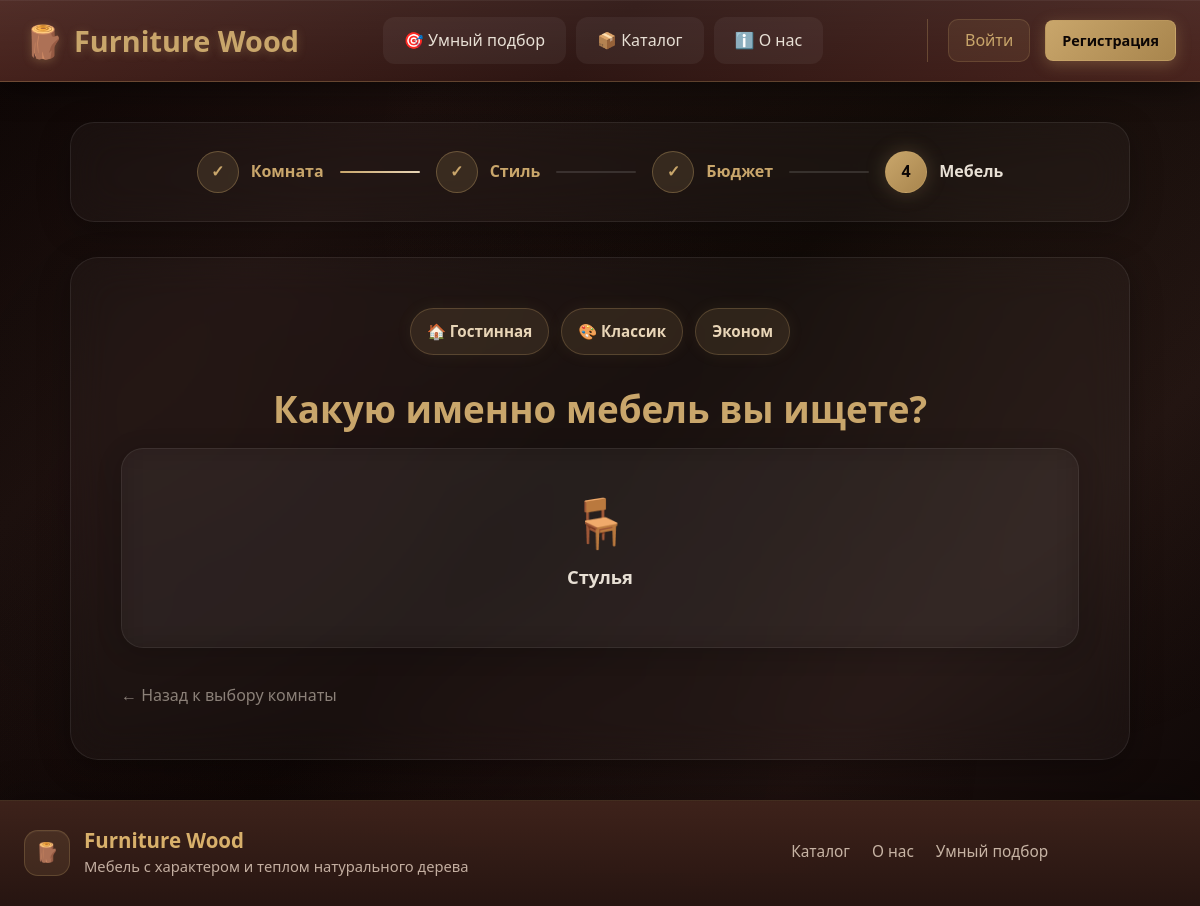
The app's page /catalog/smart/gostinnaya/klassik/economy/, older data.
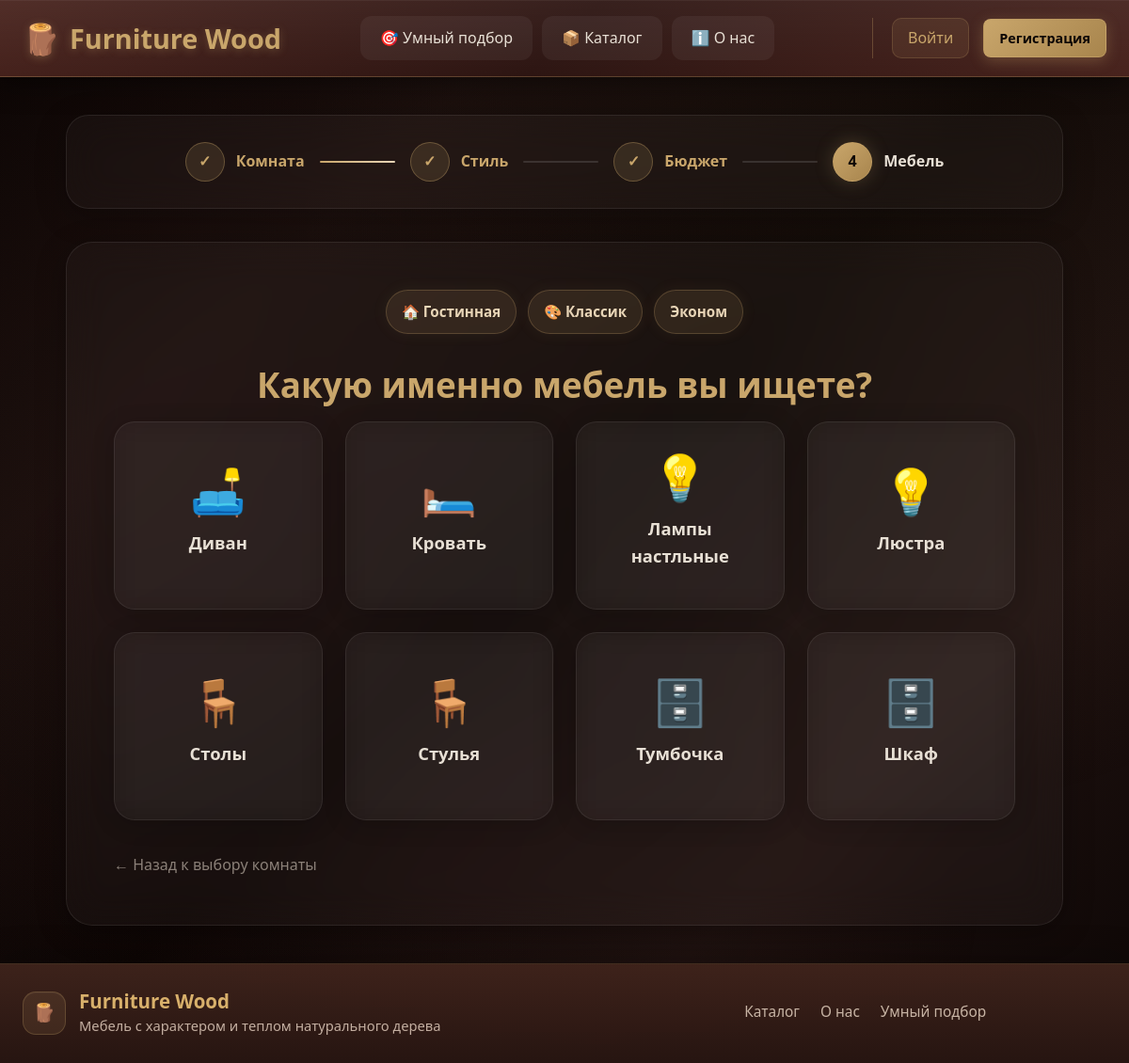
The same page, newer data.
### catalog/models.py (models this page shows, shortened)
class Category(models.Model):
    name = models.CharField(max_length=100, verbose_name="Название")
    slug = models.SlugField(unique=True, verbose_name="URL")
    icon = models.CharField(max_length=50, default="🪑", verbose_name="Иконка")
    description = models.TextField(blank=True, verbose_name="Описание")
    image = models.ImageField(upload_to='categories/', blank=True, null=True, verbose_name="Изображение")
    class Meta:
        verbose_name = "Категория"
        verbose_name_plural = "Категории"
        ordering = ['name']

### catalog/views.py (the view)
# urls.py: path('smart/<slug:room_slug>/<slug:style_slug>/<str:budget>/', views.smart_select_category, name='smart_select_category'),
def smart_select_category(request, room_slug, style_slug, budget):
    room = get_object_or_404(RoomType, slug=room_slug)
    style = get_object_or_404(Style, slug=style_slug)
    request.session['smart_select'] = {
        'room': room_slug,
        'style': style_slug,
        'budget': budget
    }
    request.session.modified = True
    categories = Category.objects.all()
    budget_names = {
        'economy': 'Эконом',
        'standard': 'Стандарт',
        'premium': 'Премиум',
        'luxury': 'Люкс'
    }
    return render(request, 'catalog/smart_select/step4_category.html', {
        'room': room,
        'style': style,
        'budget': budget,
        'budget_name': budget_names.get(budget, budget),
        'categories': categories,
        'step': 4,
        'total_steps': 4
    })

### templates/catalog/smart_select/step4_category.html (shortened to what this page needs)
{% extends 'base.html' %}
{% block content %}
<div class="smart-select">
    <div class="progress-bar">
        <div class="progress-steps">
            <div class="progress-step completed">
                <span class="step-number">✓</span>
                <span class="step-name">Комната</span>
            </div>
            <div class="progress-line completed"></div>
            <div class="progress-step completed">
                <span class="step-number">✓</span>
                <span class="step-name">Стиль</span>
            </div>
            <div class="progress-line active"></div>
            <div class="progress-step completed">
                <span class="step-number">✓</span>
                <span class="step-name">Бюджет</span>
            </div>
            <div class="progress-line active"></div>
            <div class="progress-step active">
                <span class="step-number">4</span>
                <span class="step-name">Мебель</span>
            </div>
        </div>
    </div>
    <div class="step-content">
        <div class="selected-info">
            <span class="selected-badge">{{ room.icon }} {{ room.name }}</span>
            <span class="selected-badge">🎨 {{ style.name }}</span>
            <span class="selected-badge">{{ budget_name }}</span>
        </div>
        <h1>Какую именно мебель вы ищете?</h1>
       <div class="options-grid">
         {% for category in categories %}
        <a href="{% url 'catalog:smart_select_results' room.slug style.slug budget category.slug %}" class="option-card budget-card">
        <div class="option-icon">{{ category.icon }}</div>
        <div class="option-name">{{ category.name }}</div>
        </a>
        {% empty %}
        <p>Категории не добавлены. Добавьте их в админке.</p>
        {% endfor %}
        </div>
        <a href="{% url 'catalog:smart_select_start' %}" class="back-link">← Назад к выбору комнаты</a>
    </div>
</div>
{% endblock %}

Row changes from the older to the newer data that the page shows:
added Category: icon "🛋️", name "Диван"
added Category: icon "🛏️", name "Кровать"
added Category: icon "💡", name "Лампы настльные"
added Category: icon "💡", name "Люстра"
added Category: icon "🪑", name "Столы"
added Category: icon "🗄️", name "Тумбочка"
added Category: icon "🗄️", name "Шкаф"
